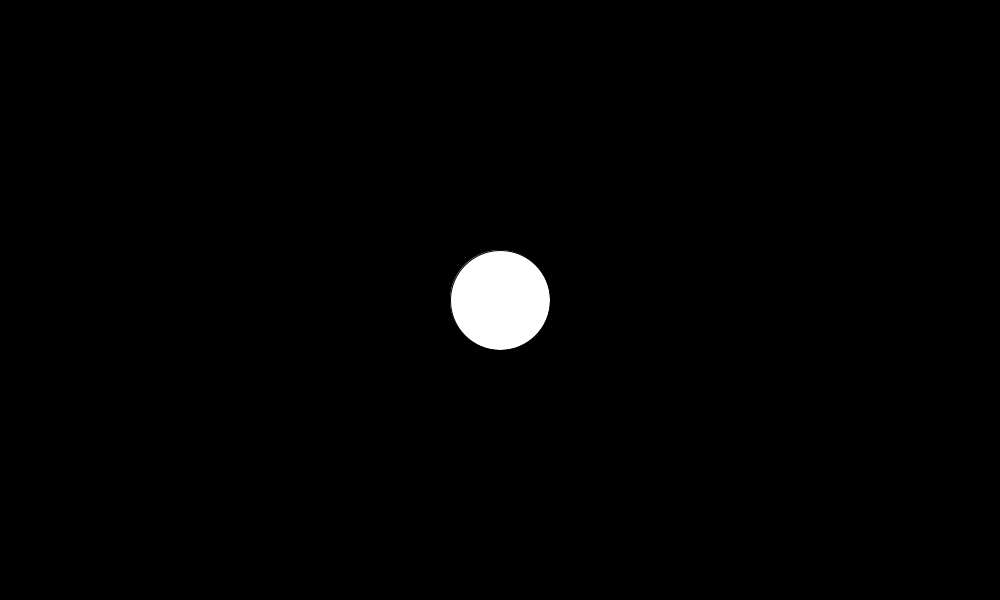
Frame 1 (no input)
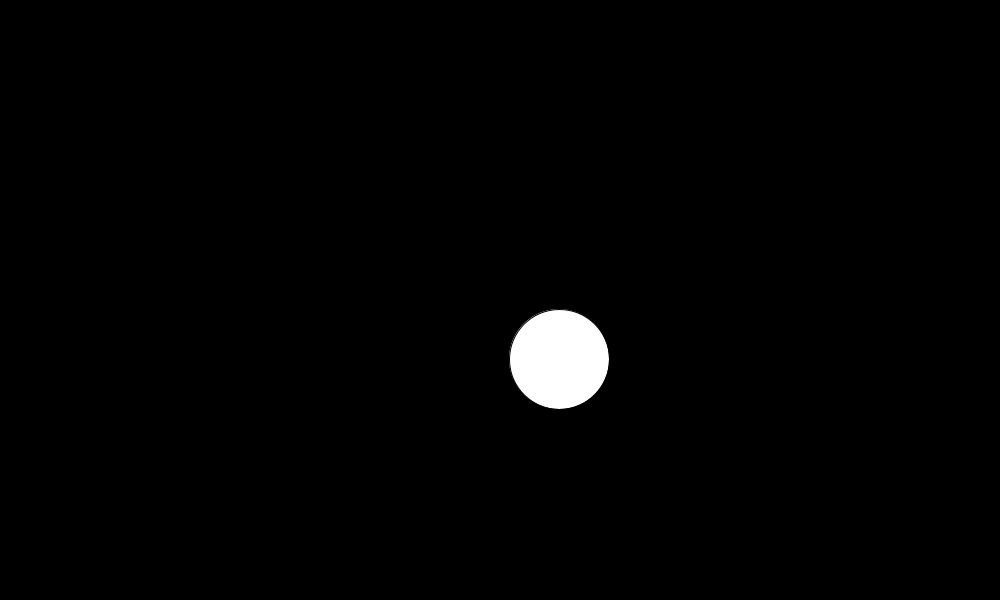
Frame 60 (the mouse pressed at the canvas centre just before this capture)
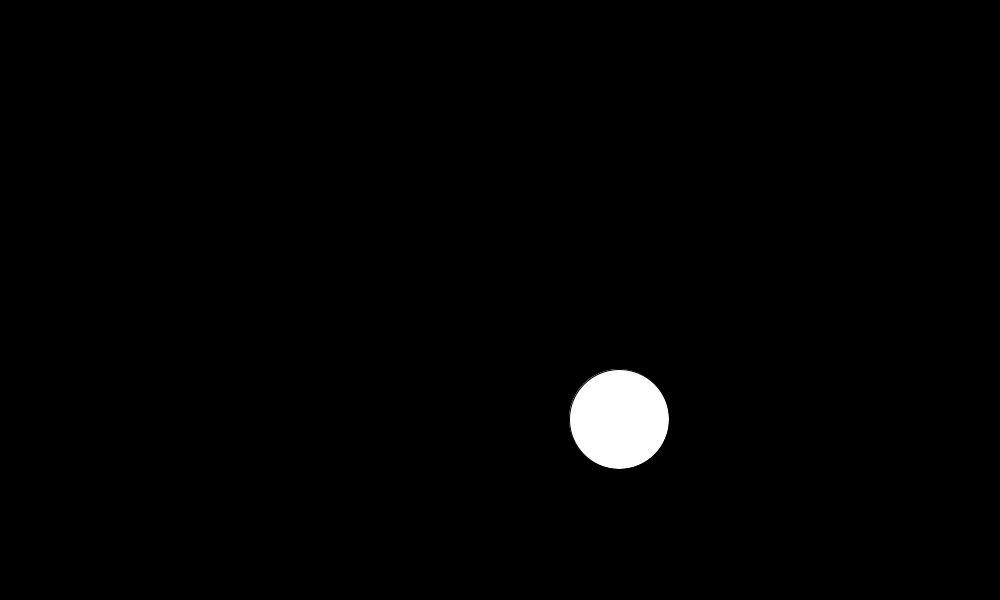
Frame 120 (the mouse held since frame 60 and released just before this capture)

The Processing sketch that drew these frames (run headless with seeded random() and noise(); from frame 60 on, the mouse is pressed at the canvas centre):

// Processing sketch: movement_example1
// ── movement_example1.pde
float cx = 0;
float cy = 0;

void setup()
{
  size(1000,600);
  cx = width/2;
  cy = height/2;
}

void draw()
{
  background(0);
  pushMatrix();
    translate(cx,cy);
    circle(0,0,100);
  popMatrix(); 
  
  cx = cx + 1;
  cy = cy + 1;
  
  if(cx < 0) cx = width;
  if(cx > width) cx = 0;
  if(cy < 0) cy = height;
  if(cy > height) cy = 0;
  

}
